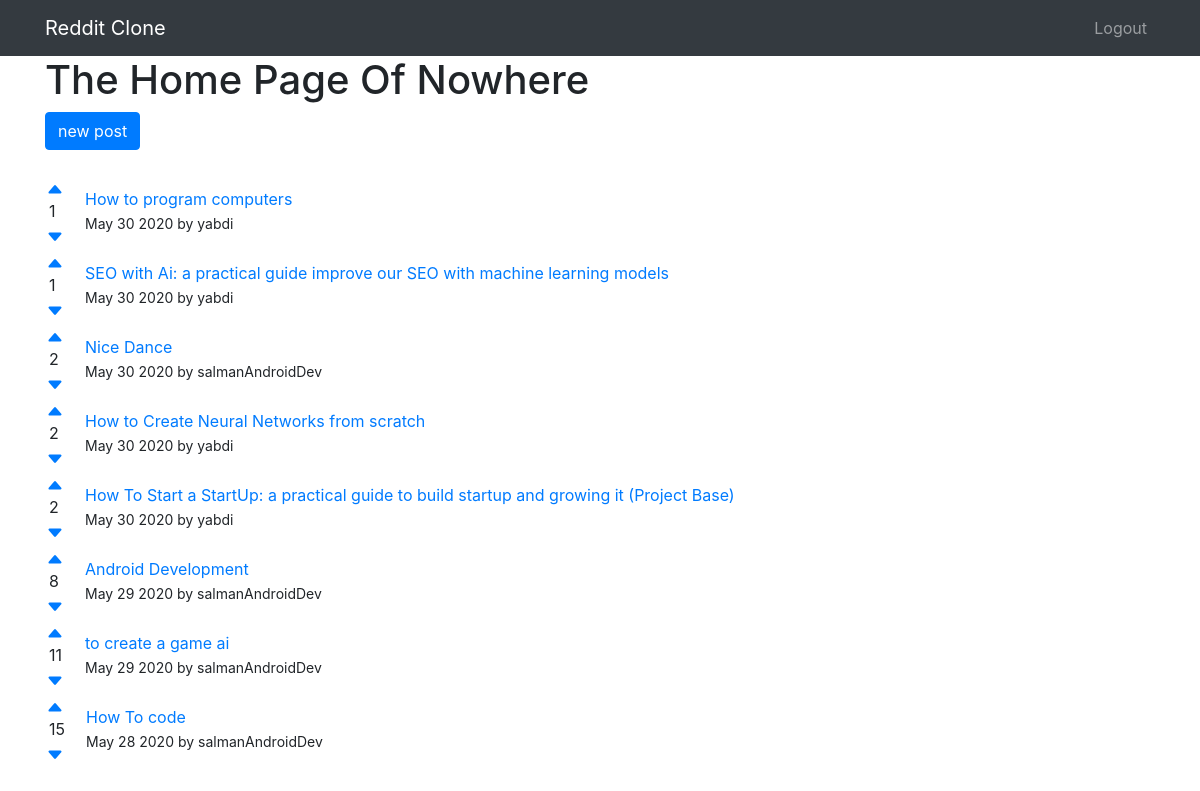
Screenshot of / (signed in) with the database file from the repository.
### posts/models.py (models this page shows, shortened)
class Post(models.Model):
    title = models.CharField(max_length=200)
    url = models.TextField()
    pub_date = models.DateTimeField()
    author = models.ForeignKey(User, on_delete= models.CASCADE)
    votes_total = models.IntegerField(default=1)
    def pub_date_pretty(self):
        return self.pub_date.strftime('%b %e %Y')

### posts/views.py (the view)
# urls.py: url(r'^$', views.home, name='home'),
def home(request):
    posts = Post.objects.order_by('votes_total')
    return render(request, 'home.html', {'posts': posts})

### posts/templates/home.html
{% extends 'base.html' %}
{% block content%}
<h1>The Home Page Of Nowhere</h1>
<a class="btn btn-primary" href="{% url 'posts:create'%}">new post</a>
<br />
<br />
{% for post in posts%}
    <table>
        <tr>
            <td style="padding-right: 20px;">
                <a href="{% url 'posts:upvote' post.id %}" >
                    <svg class="bi bi-caret-up-fill" width="18px" height="18px" viewBox="0 0 16 16" fill="currentColor" xmlns="http://www.w3.org/2000/svg">
                    <path d="M7.247 4.86l-4.796 5.481c-.566.647-.106 1.659.753 1.659h9.592a1 1 0 0 0 .753-1.659l-4.796-5.48a1 1 0 0 0-1.506 0z"/>
                    </svg>
                </a>
                <br />
                 <span style="margin-left:3px;">{{post.votes_total}}</span>
                <br />
                <a href="{% url 'posts:downvote' post.id %}">
                    <svg class="bi bi-caret-down-fill" width="18px" height="18px" viewBox="0 0 16 16" fill="currentColor" xmlns="http://www.w3.org/2000/svg">
                        <path d="M7.247 11.14L2.451 5.658C1.885 5.013 2.345 4 3.204 4h9.592a1 1 0 0 1 .753 1.659l-4.796 5.48a1 1 0 0 1-1.506 0z"/>
                </svg>
                </a>
            </td>
            <td>
                <a style="font-size: 16px;" href="{{ post.url}}">{{post.title}}</a>
                <br />
                <span style="font-size: 14px;">{{post.pub_date_pretty}} by {{post.author.username}}</span>
            </td>
        </tr>
    </table>
{% endfor %}
{% endblock %}

### rows the page displays
Post: votes_total "1", title "How to program computers", pub_date_pretty "May 30 2020", author.username "yabdi"
Post: votes_total "1", title "SEO with Ai: a practical guide improve our SEO with machine learning models", pub_date_pretty "May 30 2020", author.username "yabdi"
Post: votes_total "2", title "Nice Dance", pub_date_pretty "May 30 2020", author.username "salmanAndroidDev"
Post: votes_total "2", title "How to Create Neural Networks from scratch", pub_date_pretty "May 30 2020", author.username "yabdi"
Post: votes_total "2", title "How To Start a StartUp: a practical guide to build startup and growing it (Project Base)", pub_date_pretty "May 30 2020", author.username "yabdi"
Post: votes_total "8", title "Android Development", pub_date_pretty "May 29 2020", author.username "salmanAndroidDev"
Post: votes_total "11", title "to create a game ai", pub_date_pretty "May 29 2020", author.username "salmanAndroidDev"
Post: votes_total "15", title "How To code", pub_date_pretty "May 28 2020", author.username "salmanAndroidDev"
